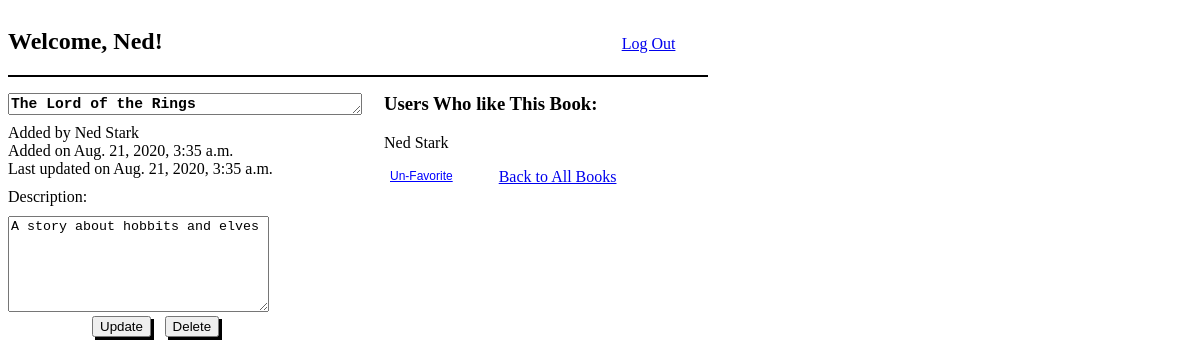
Page /user/show-book/2 (signed in) on the committed database.
### main/models.py (models this page shows)
class User(models.Model):
    first_name = models.CharField(max_length=45)
    last_name = models.CharField(max_length=45)
    email = models.CharField(max_length=45)
    password = models.CharField(max_length=255)
    created_at = models.DateTimeField(auto_now_add = True)
    updated_at = models.DateTimeField(auto_now = True)
    objects = UserManager()

class Book(models.Model):
    tittle = models.CharField(max_length=255)
    desc = models.TextField()
    uploaded_by = models.ForeignKey(
        User,
        related_name='books_uploaded',
        on_delete=models.CASCADE)
    users_who_like = models.ManyToManyField(
        User,
        related_name='fav_books')
    created_at = models.DateTimeField(auto_now_add = True)
    updated_at = models.DateTimeField(auto_now = True)

### main/views.py (the view)
# urls.py: path('user/show-book/<int:book_id>', views.display_book_info), #GET: if user is not logged in: redirect to root. If user is logged in, render book_info.html (which includes input form mark book as fav
def display_book_info(request, book_id):
    if "user_id" not in request.session:
        messages.error(request, "You need to log in to see that page.")
        return redirect("/")
    context = {
        "current_user": User.objects.get(id=request.session["user_id"]),
        "all_books": Book.objects.all(),
        "this_book": Book.objects.get(id=book_id),
        'book_id': book_id,
    }
    return render(request, 'book_info.html', context)

### main/templates/book_info.html (shortened to what this page needs)
<!DOCTYPE html>
<html lang="en">
<head>
    {% load static %}
    <link rel='stylesheet' href='{% static 'bookInfoStyle.css' %}'>
</head>
<body>
    <div id="container">
        <div id="headerBar">
            <h2>Welcome, {{ current_user.first_name }}!</h2>
            <a href="/user/logout">Log Out</a>
        </div>
        <div class="sideBox">
            {% if current_user.id == this_book.uploaded_by.id %}
                <form id="leftForm" action="/user/update-book/{{ book_id }}" method="POST">
                    <textarea class="tittle" name="tittle" id="" cols="37" rows="1">{{ this_book.tittle }}</textarea>
                    <p class="list">Added by {{ this_book.uploaded_by.first_name }} {{ this_book.uploaded_by.last_name }}</p>
                    <p class="list">Added on {{ this_book.created_at }}</p>
                    <p class="list">Last updated on {{ this_book.updated_at }}</p>
                    <label for="desc">Description: </label>
                    <textarea name="desc" cols="30" rows="6">{{this_book.desc}}</textarea>
                    <button>Update</button>
                </form>
                <form class="buttonForm" action="/user/book/{{ this_book.id }}/delete" method="POST">
                    <button>Delete</button>
                </form>
            </div>
        {% else %}
            <h2>{{ this_book.tittle }}</h2>
            <p>Added on {{ this_book.created_at }}</p>
            <p>Last updated on on {{ this_book.updated_at }}</p>
            <p>Description: {{this_book.desc}}</p>
            {% endif %}
        </div>
        <div class="sideBox">
            <ul><h3>Users Who like This Book:</h3>
                {% for user in this_book.users_who_like.all %}
                <p>{{user.first_name}} {{user.last_name}}</p>
                    {% if current_user.id == user.id %}
                        <form action="/user/update-fav-book/{{this_book.id}}"
                        method = "POST">
                            <button class="linkStyle">Un-Favorite</button>
                        </form>
                    {% endif %}
                {% endfor %}
            </ul>
        <a id="back" href="/user/books">Back to All Books</a>
    </div>
</body>
</html>

### main/static/bookInfoStyle.css (style rules this page uses)
#container { width: 700px; }
#headerBar h2 { display: inline-block; }
#headerBar a { display: inline-block; margin-left: 65%; }
#headerBar { width: 100%; border-bottom: 2px solid black; }
.sideBox { float: left; display: inline-block; width: 48%; }
.list { margin: 0px; }
.tittle { font-size: 11pt; font-weight: bold; margin-bottom: 5px; margin-top: 0; }
label { float: left; margin-right: 5px; }
label, textarea { margin-top: 10px; }
.buttonForm { display: inline; float: left; }
button { box-shadow: 3px 3px black; float: left; margin-left: 25% }
.linkStyle { background: transparent; border: none; box-shadow: none; text-decoration: underline; font-size: 9pt; color: blue; margin-left: 0; display: block; margin-bottom: 120px; }
#back { margin-left: 40px; }
h3 { margin-top: 0; }
#leftForm { padding-top: 16px; }

### rows in the picture
User: first_name "Ned", last_name "Stark"
Book: tittle "The Lord of the Rings", uploaded_by.first_name "Ned", uploaded_by.last_name "Stark", created_at "Aug. 21, 2020, 3:35 a.m.", updated_at "Aug. 21, 2020, 3:35 a.m.", desc "A story about hobbits and elves"
